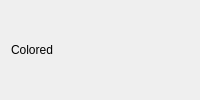
<!--
SPDX-FileCopyrightText: 2026 Marcelo A Caetano
SPDX-License-Identifier: BSL-1.0
-->
<ui version="4.0">
 <class>PaletteForm</class>
 <widget class="QWidget" name="PaletteForm">
  <property name="windowTitle">
   <string>Palette</string>
  </property>
  <layout class="QVBoxLayout" name="verticalLayout">
   <item>
    <widget class="QLabel" name="coloredLabel">
     <property name="palette">
      <palette>
       <active>
        <colorrole role="WindowText">
         <brush brushstyle="SolidPattern">
          <color alpha="255">
           <red>128</red>
           <green>0</green>
           <blue>0</blue>
          </color>
         </brush>
        </colorrole>
        <colorrole role="Window">
         <brush brushstyle="SolidPattern">
          <color alpha="255">
           <red>0</red>
           <green>0</green>
           <blue>128</blue>
          </color>
         </brush>
        </colorrole>
       </active>
       <disabled>
        <colorrole role="WindowText">
         <brush brushstyle="SolidPattern">
          <color alpha="200">
           <red>64</red>
           <green>64</green>
           <blue>64</blue>
          </color>
         </brush>
        </colorrole>
       </disabled>
      </palette>
     </property>
     <property name="text">
      <string>Colored</string>
     </property>
    </widget>
   </item>
  </layout>
 </widget>
 <resources/>
 <connections/>
</ui>
